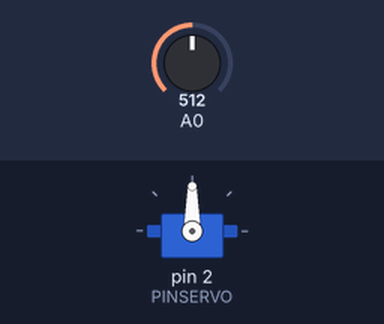
Simulated run of this sketch. Board: Arduino Uno, built with avr-gcc and run on an emulated ATmega328P. Parts: servo. The inputs (shaded band) are chosen by the test bench; at power-on: A0 = 512.

Above: at 1.2 s.
1.3 s: A0 set to 716
At 2.3 s:
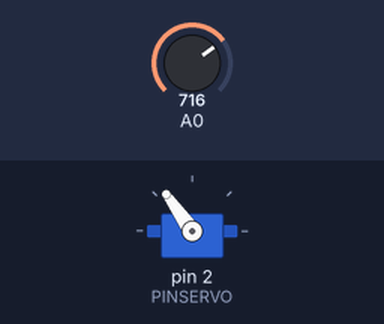
2.8 s: A0 set to 900
At 3.3 s:
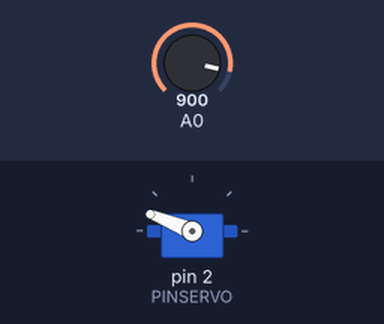
4.3 s: A0 set to 1010
At 5.5 s:
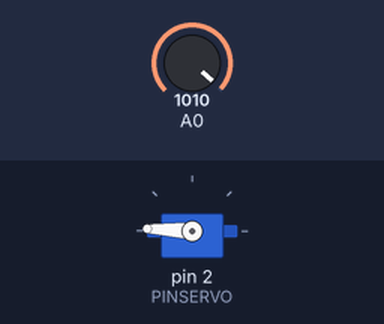
5.8 s: A0 set to 1023
At 6.6 s:
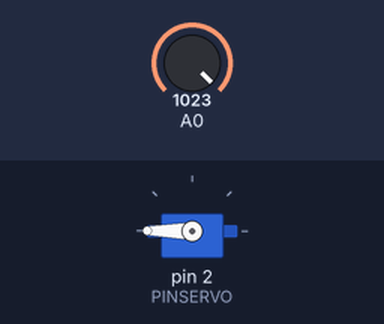
7.3 s: A0 set to 306
At 7.6 s:
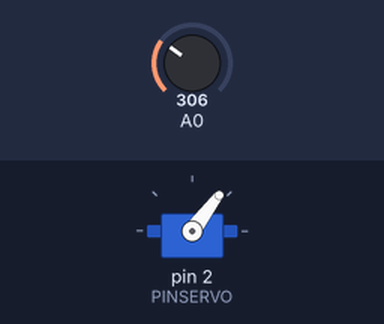
Timing chart, 0 to 9.8 s (numbered marks = the images above; inputs shaded):
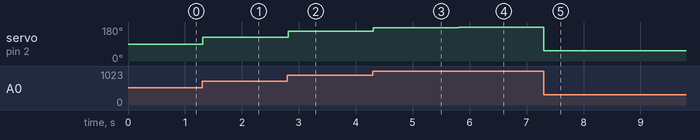

Measured:
- after the input at 1.3 s, servo on pin 2 (PINSERVO): 90° → 125° at once
- after the input at 2.8 s, servo on pin 2 (PINSERVO): 125° → 158° at once
- after the input at 4.3 s, servo on pin 2 (PINSERVO): 158° → 177° at once
- after the input at 5.8 s, servo on pin 2 (PINSERVO): 177° → 180° at once
- after the input at 7.3 s, servo on pin 2 (PINSERVO): 180° → 53° at once

The sketch:

Servo_motor.ino
```cpp
#include <Servo.h>

Servo servo1; //al escribir Servo y darle un objeto variable obtendremos todas sus funciones relacionadas

int PINSERVO = 2;
//los valores a continuacion son aproximados, se debe buscar el punto exacto donde el servo se encuentre a 0° y 180°
//esto se puede observar tomando el servo con las manos y se persivira una bibracion cuando este en su tope maximo
int PULSOMIN = 1000;  //esta expresado en ms(milesegundos) equivale a 0°
int PULSOMAX = 2000;  //espresado en ms(milisegundos) equivale a 180°
int VALORPOT;
int ANGULO;
int POT;

void setup(){
  servo1.attach(PINSERVO, PULSOMIN, PULSOMAX);  //sirve para inicializar al servo,esta funcion requiere que los valores esten en ms
}

void loop(){
  /*servo1.write(0);    //se encarga de posicionar al servo a 0°
  delay(5000);        //luego de 5 seg
  servo1.write(180);  //posiciona el servo a 180°
  delay(5000);        //luego pasan 5 segundos mas*/
  VALORPOT = analogRead(POT);
  //map convierte un valor especifico en un rango que puede tomar la variable, y los dos ultimos parametros son al rango que debe convertirse
  ANGULO = map(VALORPOT, 0, 1023, 0, 180);
  servo1.write(ANGULO);
  delay(20);  //este valor debe incrementarse dependiendo de la fuerza que deba hacer o del giro completo o no
}
```
